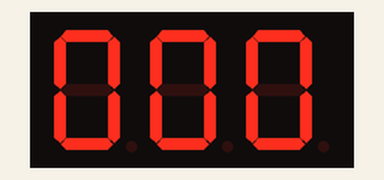
Recording of a program running on a simulated Arduino Uno, built with avr-gcc and run on an emulated ATmega328P. Shown: 3-digit seven-segment display. Wiring (inferred from the names in the program): 3-digit 7-segment display, segments lit when HIGH: segments A1, A0, pin 4, pin 3, pin 2, A2, A3; digit selects pin 6, pin 7, pin 8. The segment pins are drawn as the display they are named for.

Above: at 0.1 s.
At 5.01 s:
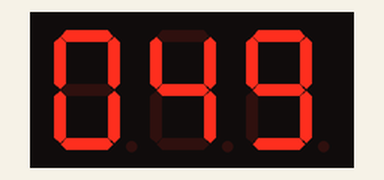
At 10.01 s:
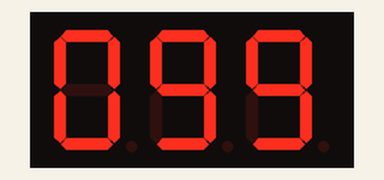
At 20.01 s:
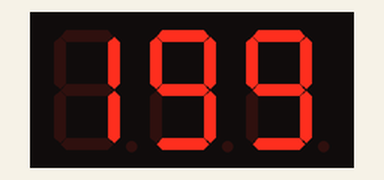
At 29.91 s:
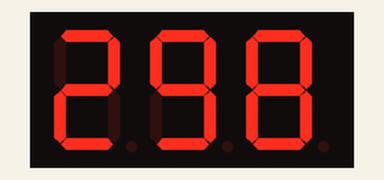
At 39.91 s:
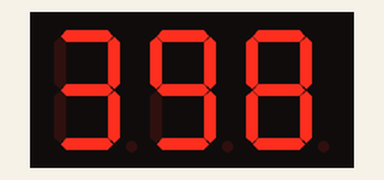

The program:

main.cpp
```cpp
#include <Arduino.h>

#define IND1_PIN 6
#define IND2_PIN 7
#define IND3_PIN 8

#define SEGE_PIN 2
#define SEGD_PIN 3
#define SEGC_PIN 4
#define SEGG_PIN A3
#define SEGF_PIN A2
#define SEGA_PIN A1
#define SEGB_PIN A0

#define FPS 70
#define NDIGITS 3
#define DELAY_MS (1000 / FPS / NDIGITS)

void setup()
{
  pinMode(IND1_PIN, OUTPUT);
  pinMode(IND2_PIN, OUTPUT);
  pinMode(IND3_PIN, OUTPUT);

  pinMode(SEGA_PIN, OUTPUT);
  pinMode(SEGB_PIN, OUTPUT);
  pinMode(SEGC_PIN, OUTPUT);
  pinMode(SEGD_PIN, OUTPUT);
  pinMode(SEGE_PIN, OUTPUT);
  pinMode(SEGF_PIN, OUTPUT);
  pinMode(SEGG_PIN, OUTPUT);
}

void selectIndicator(int pin)
{
  digitalWrite(IND1_PIN, pin != IND1_PIN);
  digitalWrite(IND2_PIN, pin != IND2_PIN);
  digitalWrite(IND3_PIN, pin != IND3_PIN);
}

void showDigit(int d)
{
  digitalWrite(SEGA_PIN, (d != 1) && (d != 4) );
  digitalWrite(SEGB_PIN, (d != 5) && (d != 6) );
  digitalWrite(SEGC_PIN, (d != 2) );
  digitalWrite(SEGD_PIN, (d != 1) && (d != 4) && (d != 7) );
  digitalWrite(SEGE_PIN, (!(d & 1)) && (d != 4) );
  digitalWrite(SEGF_PIN, (d == 0) || ((d >= 4) && (d != 7)) );
  digitalWrite(SEGG_PIN, (d >= 2) && (d != 7) );
}

void loop()
{
  unsigned long tstamp = millis();

  selectIndicator(-1);
  showDigit((tstamp / 10000) % 10);
  selectIndicator(IND1_PIN);
  delay(DELAY_MS);

  selectIndicator(-1);
  showDigit((tstamp / 1000) % 10);
  selectIndicator(IND2_PIN);
  delay(DELAY_MS);

  selectIndicator(-1);
  showDigit((tstamp / 100) % 10);
  selectIndicator(IND3_PIN);
  delay(DELAY_MS);
}
```
